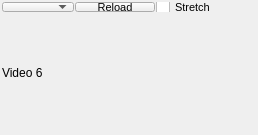
             <widget class="QWidget" name="widget_9" native="true">
              <layout class="QVBoxLayout" name="verticalLayout_23">
               <property name="spacing">
                <number>1</number>
               </property>
               <property name="leftMargin">
                <number>2</number>
               </property>
               <property name="topMargin">
                <number>2</number>
               </property>
               <property name="rightMargin">
                <number>2</number>
               </property>
               <property name="bottomMargin">
                <number>2</number>
               </property>
               <item>
                <layout class="QHBoxLayout" name="horizontalLayout_39">
                 <item>
                  <widget class="QComboBox" name="video_menu_6">
                   <property name="sizePolicy">
                    <sizepolicy hsizetype="Preferred" vsizetype="Maximum">
                     <horstretch>0</horstretch>
                     <verstretch>0</verstretch>
                    </sizepolicy>
                   </property>
                   <property name="maximumSize">
                    <size>
                     <width>16777215</width>
                     <height>10</height>
                    </size>
                   </property>
                   <property name="font">
                    <font>
                     <pointsize>8</pointsize>
                    </font>
                   </property>
                  </widget>
                 </item>
                 <item>
                  <widget class="QPushButton" name="video_reload_6">
                   <property name="sizePolicy">
                    <sizepolicy hsizetype="Minimum" vsizetype="Maximum">
                     <horstretch>0</horstretch>
                     <verstretch>0</verstretch>
                    </sizepolicy>
                   </property>
                   <property name="maximumSize">
                    <size>
                     <width>16777215</width>
                     <height>10</height>
                    </size>
                   </property>
                   <property name="font">
                    <font>
                     <pointsize>8</pointsize>
                    </font>
                   </property>
                   <property name="text">
                    <string>Reload</string>
                   </property>
                  </widget>
                 </item>
                 <item>
                  <widget class="QCheckBox" name="video_stretch_6">
                   <property name="sizePolicy">
                    <sizepolicy hsizetype="Minimum" vsizetype="Maximum">
                     <horstretch>0</horstretch>
                     <verstretch>0</verstretch>
                    </sizepolicy>
                   </property>
                   <property name="maximumSize">
                    <size>
                     <width>16777215</width>
                     <height>10</height>
                    </size>
                   </property>
                   <property name="font">
                    <font>
                     <pointsize>8</pointsize>
                    </font>
                   </property>
                   <property name="text">
                    <string>Stretch</string>
                   </property>
                  </widget>
                 </item>
                 <item>
                  <spacer name="horizontalSpacer_15">
                   <property name="orientation">
                    <enum>Qt::Horizontal</enum>
                   </property>
                   <property name="sizeHint" stdset="0">
                    <size>
                     <width>40</width>
                     <height>8</height>
                    </size>
                   </property>
                  </spacer>
                 </item>
                </layout>
               </item>
               <item>
                <widget class="QLabel" name="video_stream_6">
                 <property name="sizePolicy">
                  <sizepolicy hsizetype="MinimumExpanding" vsizetype="MinimumExpanding">
                   <horstretch>0</horstretch>
                   <verstretch>0</verstretch>
                  </sizepolicy>
                 </property>
                 <property name="minimumSize">
                  <size>
                   <width>160</width>
                   <height>120</height>
                  </size>
                 </property>
                 <property name="text">
                  <string>Video 6</string>
                 </property>
                </widget>
               </item>
              </layout>
             </widget>
